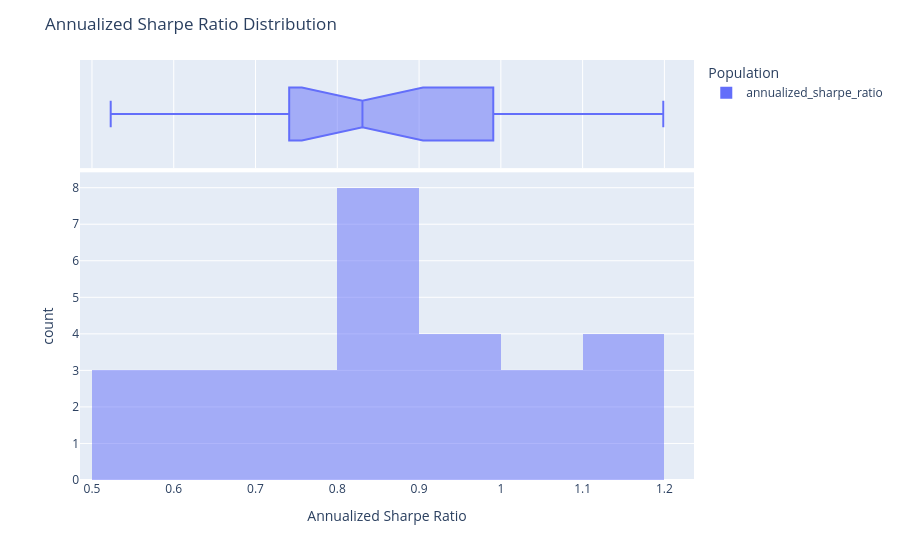

Here is the notebook cell this chart was saved with:
### Code cell
pred_nco.plot_distribution(measure_list=[RatioMeasure.ANNUALIZED_SHARPE_RATIO])

### Figure 1 — Plotly figure (JSON) as saved in the notebook; plotly's stock layout.template omitted (floating-point values rounded to 4 significant figures)
{"data": [{"alignmentgroup": "True", "bingroup": "x", "hovertemplate": "Population=annualized_sharpe_ratio<br>_value=%{x}<br>count=%{y}<extra></extra>", "legendgroup": "annualized_sharpe_ratio", "marker": {"color": "#636efa", "opacity": 0.5, "pattern": {"shape": ""}}, "name": "annualized_sharpe_ratio", "offsetgroup": "annualized_sharpe_ratio", "orientation": "v", "showlegend": true, "type": "histogram", "x": [0.937, 0.829, 0.8024, 0.957, 1.024, 0.8324, 0.8291, 0.8696, 0.7685, 0.7963, 1.114, 1.084, 1.199, 1.142, 0.8985, 0.594, 0.5307, 0.6726, 0.5229, 0.6434, 1.12, 0.9003, 0.7138, 0.8058, 0.9456, 0.808, 1.076, 0.6473], "xaxis": "x", "yaxis": "y"}, {"alignmentgroup": "True", "hovertemplate": "Population=annualized_sharpe_ratio<br>_value=%{x}<extra></extra>", "legendgroup": "annualized_sharpe_ratio", "marker": {"color": "#636efa"}, "name": "annualized_sharpe_ratio", "notched": true, "offsetgroup": "annualized_sharpe_ratio", "showlegend": false, "type": "box", "x": [0.937, 0.829, 0.8024, 0.957, 1.024, 0.8324, 0.8291, 0.8696, 0.7685, 0.7963, 1.114, 1.084, 1.199, 1.142, 0.8985, 0.594, 0.5307, 0.6726, 0.5229, 0.6434, 1.12, 0.9003, 0.7138, 0.8058, 0.9456, 0.808, 1.076, 0.6473], "xaxis": "x2", "yaxis": "y2"}], "layout": {"barmode": "overlay", "legend": {"title": {"text": "Population"}, "tracegroupgap": 0}, "margin": {"t": 60}, "title": {"text": "Annualized Sharpe Ratio Distribution"}, "xaxis": {"anchor": "y", "domain": [0, 1], "title": {"text": "Annualized Sharpe Ratio"}}, "xaxis2": {"anchor": "y2", "domain": [0, 1], "matches": "x", "showgrid": true, "showticklabels": false}, "yaxis": {"anchor": "x", "domain": [0, 0.7326], "title": {"text": "count"}}, "yaxis2": {"anchor": "x2", "domain": [0.7426, 1], "matches": "y2", "showgrid": false, "showline": false, "showticklabels": false, "ticks": ""}}}
